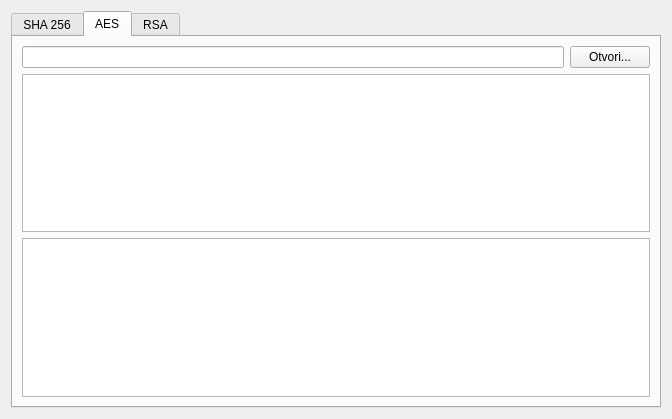
<?xml version="1.0" encoding="UTF-8"?>
<ui version="4.0">
 <class>DecryptionWindow</class>
 <widget class="QWidget" name="DecryptionWindow">
  <property name="geometry">
   <rect>
    <x>0</x>
    <y>0</y>
    <width>672</width>
    <height>419</height>
   </rect>
  </property>
  <property name="windowTitle">
   <string>Form</string>
  </property>
  <layout class="QGridLayout" name="gridLayout">
   <item row="1" column="0">
    <layout class="QHBoxLayout" name="horizontalLayout_2"/>
   </item>
   <item row="0" column="0">
    <widget class="QTabWidget" name="tabWidget">
     <property name="currentIndex">
      <number>1</number>
     </property>
     <widget class="QWidget" name="tab_2">
      <attribute name="title">
       <string>SHA 256</string>
      </attribute>
     </widget>
     <widget class="QWidget" name="tab_aes">
      <property name="toolTip">
       <string>&lt;html&gt;&lt;head/&gt;&lt;body&gt;&lt;p&gt;AES&lt;/p&gt;&lt;/body&gt;&lt;/html&gt;</string>
      </property>
      <attribute name="title">
       <string>AES</string>
      </attribute>
      <layout class="QGridLayout" name="gridLayout_2">
       <item row="0" column="0">
        <layout class="QVBoxLayout" name="verticalLayout">
         <item>
          <layout class="QHBoxLayout" name="horizontalLayout_3">
           <item>
            <widget class="QLineEdit" name="txtFilePath"/>
           </item>
           <item>
            <widget class="QPushButton" name="btnFilePath">
             <property name="text">
              <string>Otvori...</string>
             </property>
            </widget>
           </item>
          </layout>
         </item>
         <item>
          <widget class="QTextBrowser" name="txtSadrzajDatoteke"/>
         </item>
         <item>
          <widget class="QTextBrowser" name="txtKriptiraniSadrzajDatoteke"/>
         </item>
        </layout>
       </item>
      </layout>
     </widget>
     <widget class="QWidget" name="tab_3">
      <attribute name="title">
       <string>RSA</string>
      </attribute>
     </widget>
    </widget>
   </item>
  </layout>
 </widget>
 <resources/>
 <connections/>
</ui>
